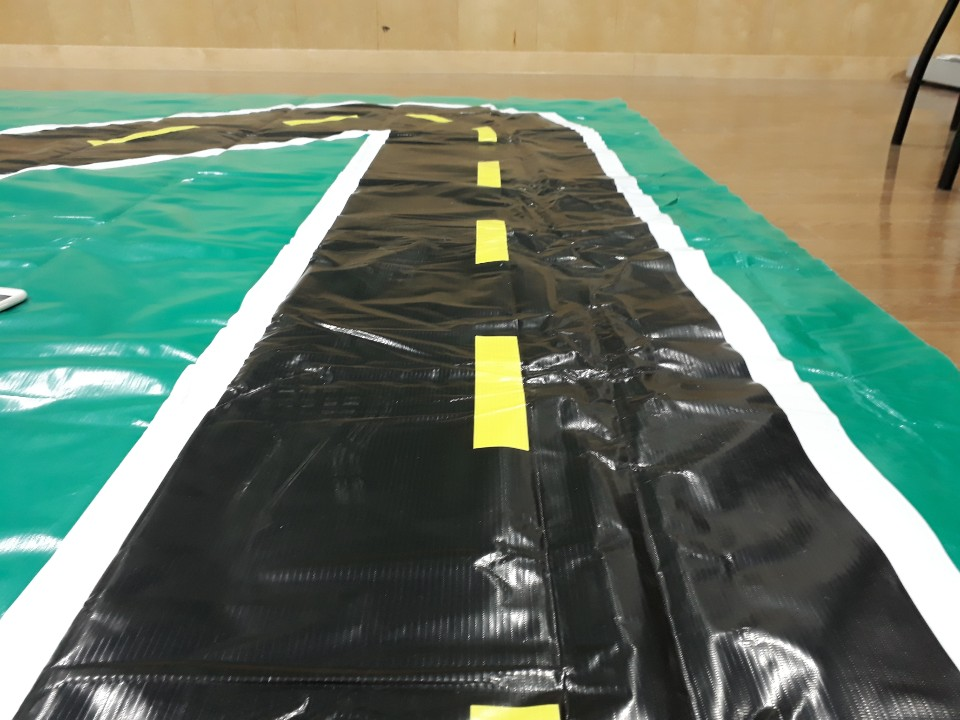
#> input picture lane_raw.jpeg, 960 x 720 px
$ python -i connected_component.py   (imports and definitions only)
#> lines starting #> are read from the running program, lines starting #| are printed output that depends on the picture; after the words box and inside, x2 and y2 are one past the last pixel; in counts of white or black regions, pixels touching at a corner belong together
#> further down, picture is the input picture: shape (720, 960, 3); mean B, G, R 103, 121.4, 104.4
import cv2
import numpy as np


def search_lane_center(image, num=2):
#> called with num = 2
    b, g, r = cv2.split(cv2.GaussianBlur(image, (5, 5), 0))
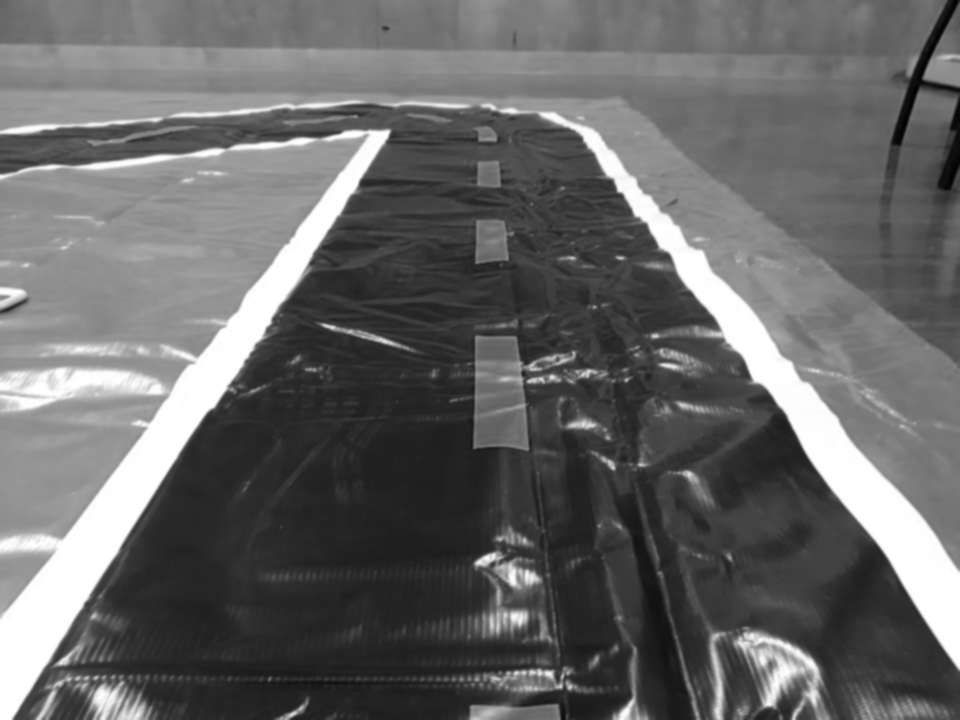
#> b: shape (720, 960); min 1, max 255, mean 103
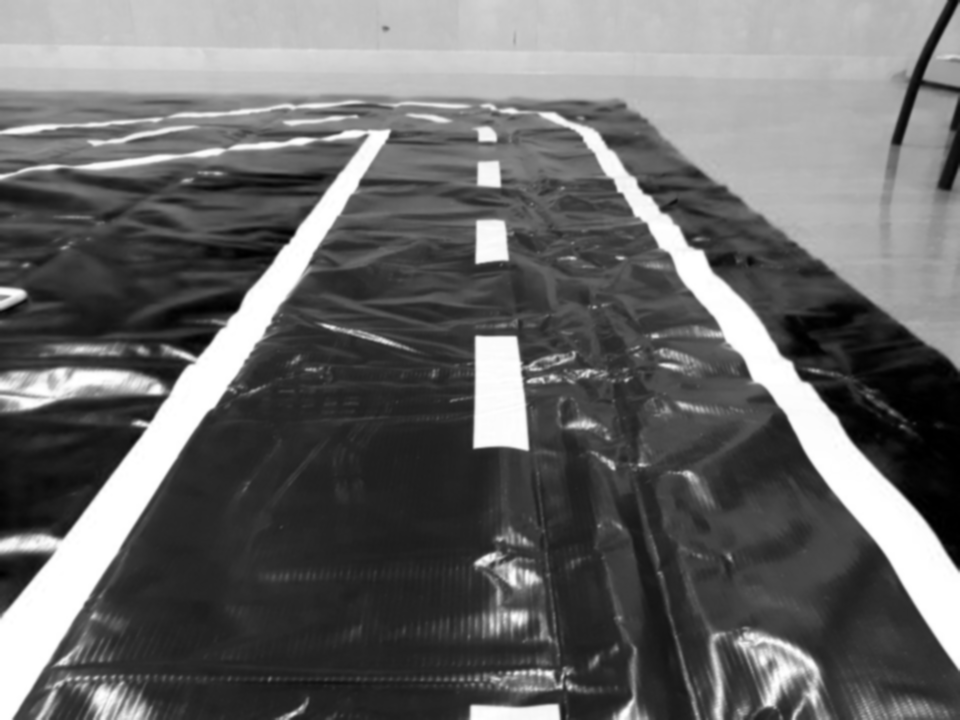
#> r: shape (720, 960); min 0, max 255, mean 104.4
    no_color = cv2.bitwise_and(cv2.bitwise_and(b, g), r)
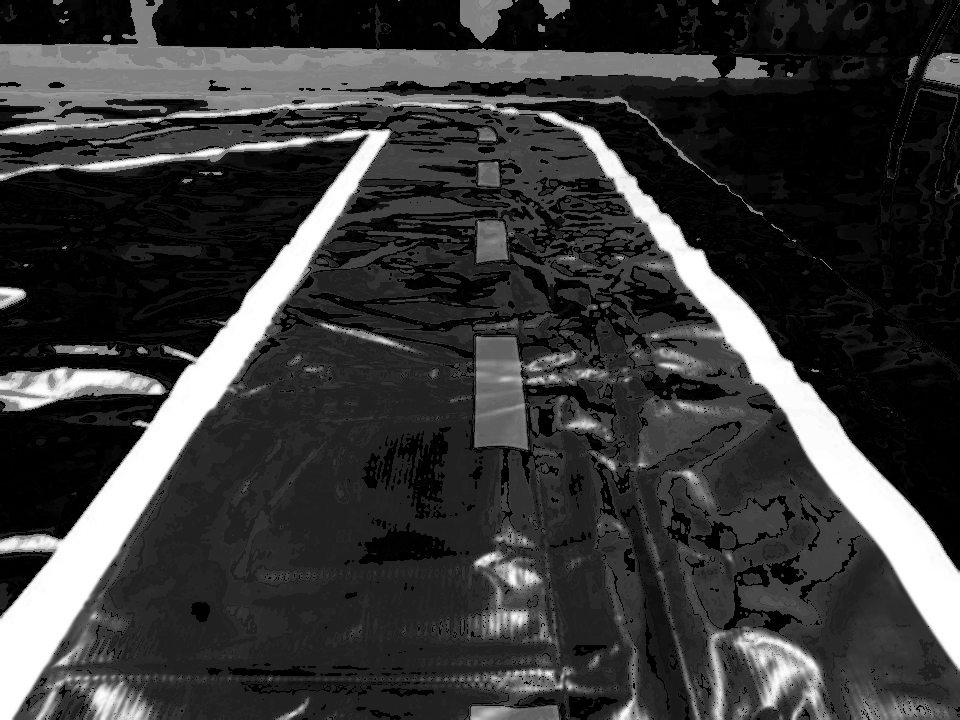
#> no_color: shape (720, 960); min 0, max 255, mean 55.8
    # _, edge = cv2.threshold(no_color, 100, 255, cv2.THRESH_BINARY)
    edge = cv2.adaptiveThreshold(no_color, 255, cv2.ADAPTIVE_THRESH_MEAN_C, cv2.THRESH_BINARY, 91, -45)
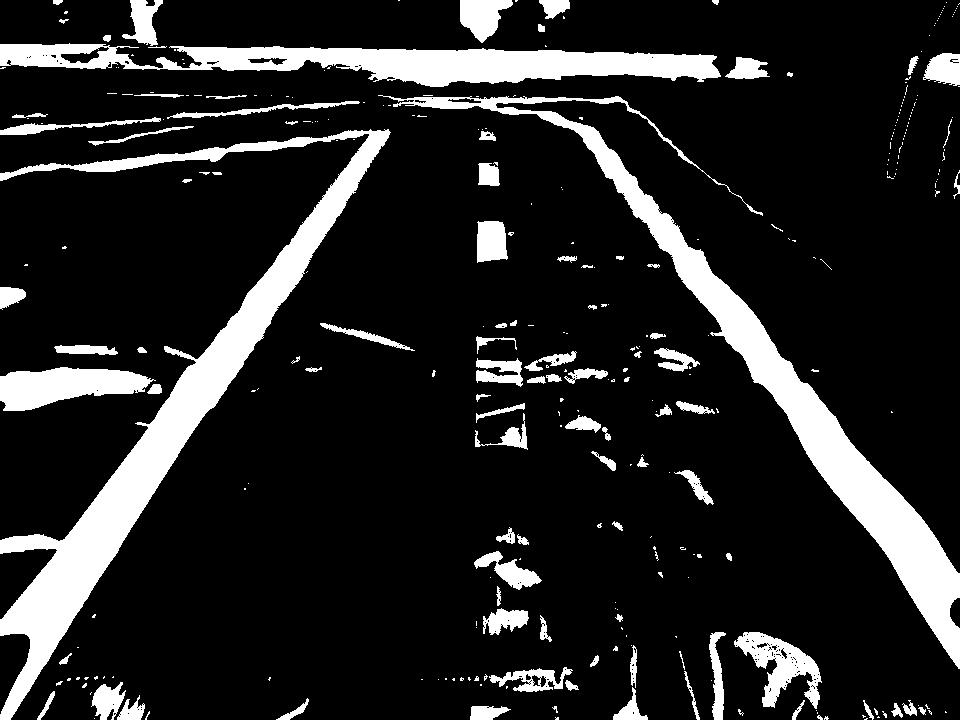
#> edge: shape (720, 960); 14.6% white; 327 white regions (233 under 20 px), largest, box (x1, y1, x2, y2) and area: (0, 129, 391, 720) 29196, (378, 95, 960, 669) 25117, (0, 43, 721, 87) 16065
    edge = cv2.morphologyEx(edge, cv2.MORPH_OPEN, cv2.getStructuringElement(cv2.MORPH_ELLIPSE, (3, 3)), iterations=3)
#> edge: shape (720, 960); 12.9% white; 77 white regions (2 under 20 px), largest, box (x1, y1, x2, y2) and area: (0, 129, 391, 720) 26076, (537, 111, 960, 669) 22886, (185, 46, 720, 87) 12951
    num_labels, labels, stats, centroids = cv2.connectedComponentsWithStats(edge)
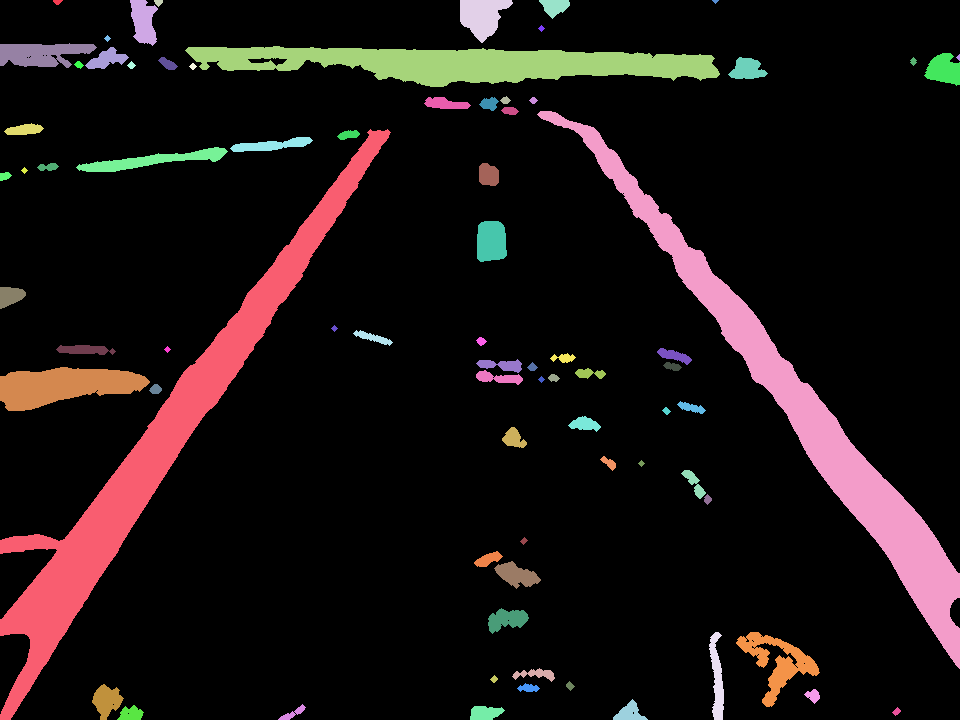
#> labels: shape (720, 960) int32; 78 distinct labels, from 0 to 77; one colour per label, 0 black
#> num_labels = 78; stats = 78 rows, first 6: [0, 0, 960, 720, 602141], [53, 0, 10, 5, 34], [130, 0, 28, 46, 884], [154, 0, 9, 7, 42], [460, 0, 53, 43, 1419], [539, 0, 31, 19, 361]; centroids = 78 pairs, first value 4.57 to 958.1, second value 0.875 to 713.4

    # Map component labels to hue val
    label_hue = np.uint8(179 * labels / np.max(labels))
    blank_ch = 255 * np.ones_like(label_hue)
    labeled_img = cv2.merge([label_hue, blank_ch, blank_ch])

    # cvt to BGR for display
    labeled_img = cv2.cvtColor(labeled_img, cv2.COLOR_HSV2BGR)

    # set bg label to black
    labeled_img[label_hue == 0] = 0
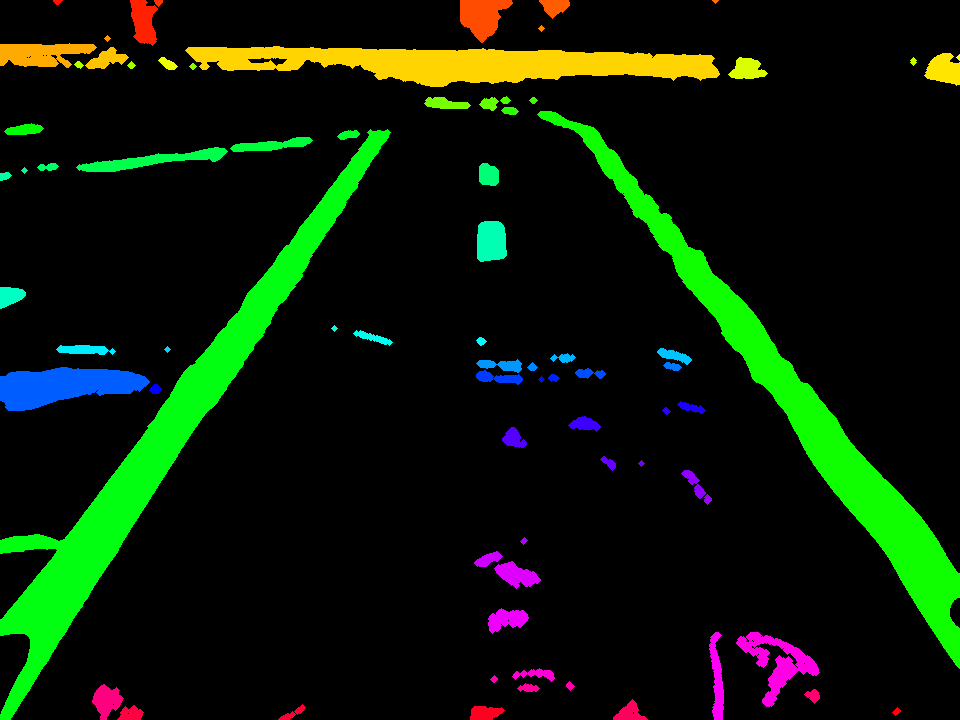
#> labeled_img: shape (720, 960, 3); mean B, G, R 6.3, 26.6, 10.5
    center_list = []
    for i in range(1, num_labels):
        area = stats[i, cv2.CC_STAT_AREA]
        center_point = centroids[i].astype(int)
        center_coord = [center_point[0], center_point[1], area]
        if area > 300:
            center_list.append(center_coord)
#> this loop made 77 passes
#> (area, center_coord) on passes 1, 2, 3, 4, 5, 7, 8, 9, 10, 11, 12, 14: (34, [57, 1, 34]), (884, [143, 21, 884]), (42, [158, 2, 42]), (1419, [481, 15, 1419]), (361, [554, 6, 361]), (25, [541, 28, 25]), (25, [107, 38, 25]), (1665, [40, 53, 1665]), (487, [106, 58, 487]), (12951, [463, 62, 12951]), (814, [943, 69, 814]), (142, [167, 63, 142])
#> area on passes 63, 64, 65, 66, 71, 73: 708, 645, 758, 2103, 678, 365
#> after the loop, center_list = 30 items, first 6: [143, 21, 884], [481, 15, 1419], [554, 6, 361], [40, 53, 1665], [106, 58, 487], [463, 62, 12951]
    center_list.sort(key=lambda e: -e[2])
    center_list = center_list[:num]
#> center_list = [[159, 446, 26076], [802, 412, 22886]]
    center_list.sort(key=lambda e: e[0])
    return center_list, edge

>>> import cv2
>>> picture = cv2.imread('lane_raw.jpeg')
>>> result = search_lane_center(picture)

$ run again, on lane.jpeg
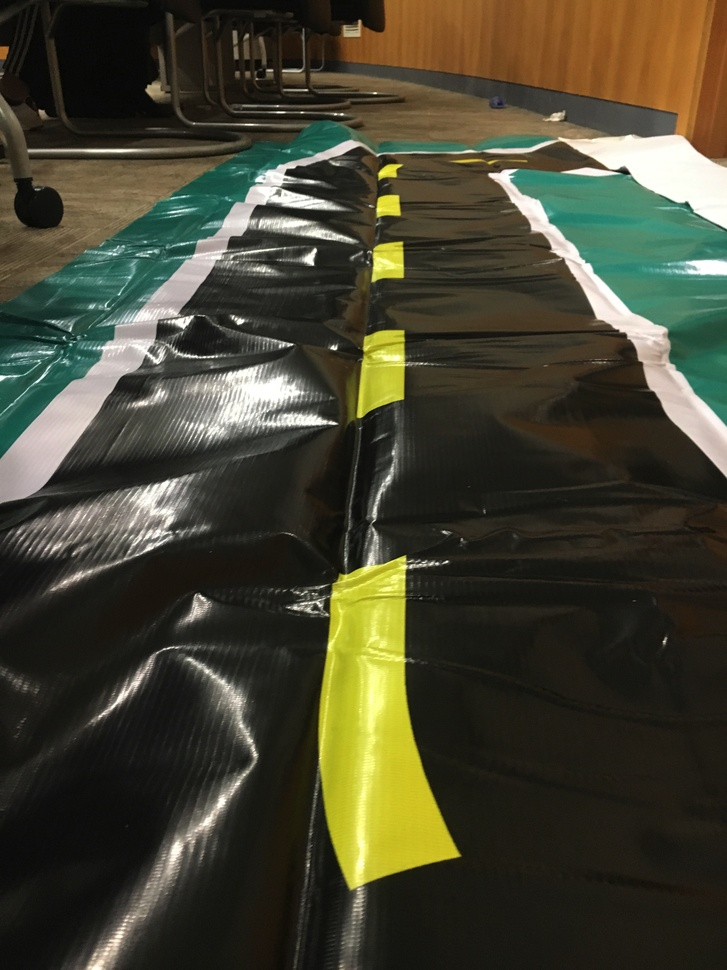
#> input picture lane.jpeg, 727 x 970 px, shrunk from 3024 x 4032 before the run
#> picture is the input picture: shape (970, 727, 3); mean B, G, R 48.8, 66.8, 68.1
#> in search_lane_center, `num_labels, labels, stats, centroids = cv2.connectedComponentsWithStat..`:
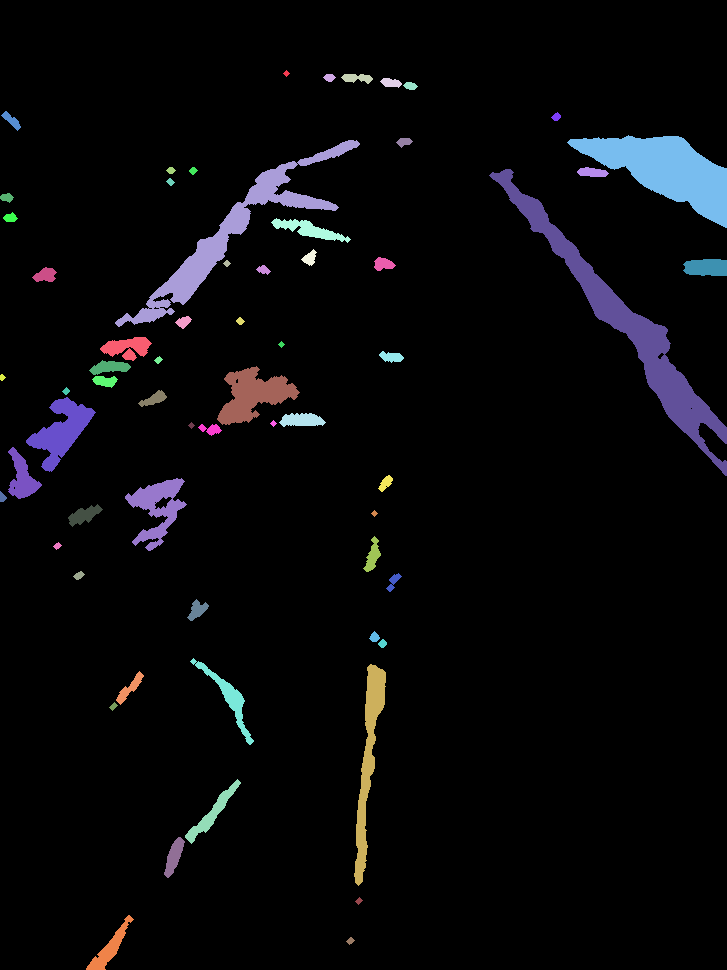
#> labels: shape (970, 727) int32; 64 distinct labels, from 0 to 63; one colour per label, 0 black
#> num_labels = 64; stats = 64 rows, first 6: [0, 0, 727, 970, 662923], [283, 70, 7, 7, 25], [323, 74, 13, 8, 71], [341, 74, 32, 10, 208], [380, 78, 22, 10, 149], [403, 82, 15, 8, 84]; centroids = 64 pairs, first value 1.89 to 706, second value 73 to 947.8
#> in search_lane_center, `labeled_img[label_hue == 0] = 0`:
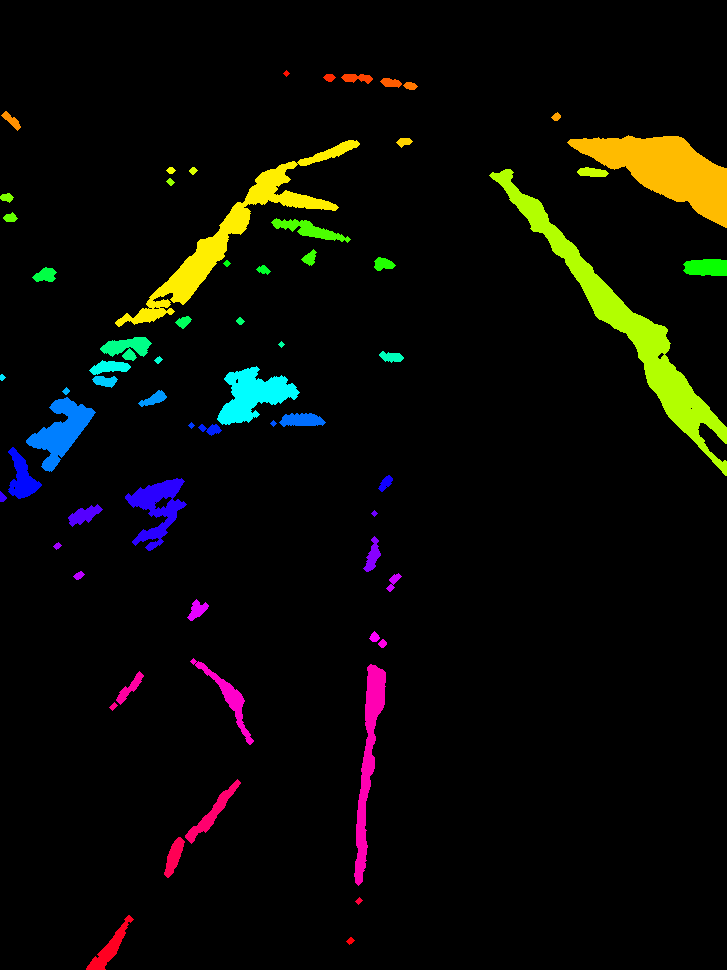
#> labeled_img: shape (970, 727, 3); mean B, G, R 5.2, 10.1, 9.8
#> the loop in search_lane_center, `for i in range(1, num_labels):` made 63 passes
#> (area, center_coord) on passes 1 to 8: (25, [286, 73, 25]), (71, [329, 77, 71]), (208, [356, 77, 208]), (149, [390, 82, 149]), (84, [410, 85, 84]), (156, [11, 120, 156]), (56, [555, 116, 56]), (6873, [665, 169, 6873])
#> after the loop in search_lane_center, `for i in range(1, num_labels):`: center_list = 18 items, first 6: [665, 169, 6873], [232, 234, 5895], [626, 326, 8726], [308, 229, 745], [706, 267, 664], [127, 347, 735]
#> in search_lane_center, `center_list = center_list[:num]`: center_list = [[626, 326, 8726], [665, 169, 6873]]

$ run again, on lens.jpeg
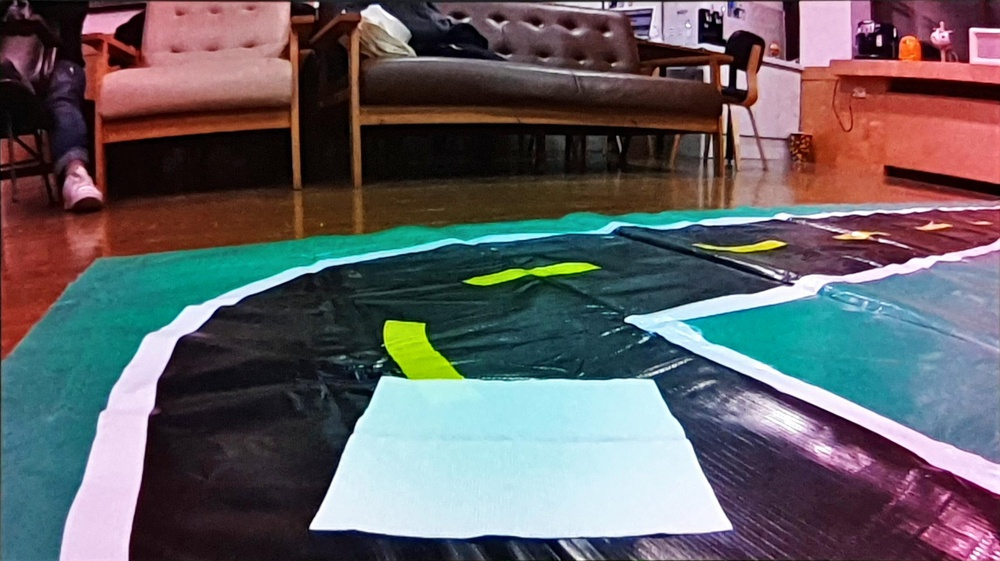
#> input picture lens.jpeg, 1000 x 561 px, shrunk from 2294 x 1288 before the run
#> picture is the input picture: shape (561, 1000, 3); mean B, G, R 100, 96.1, 99.2
#> in search_lane_center, `num_labels, labels, stats, centroids = cv2.connectedComponentsWithStat..`:
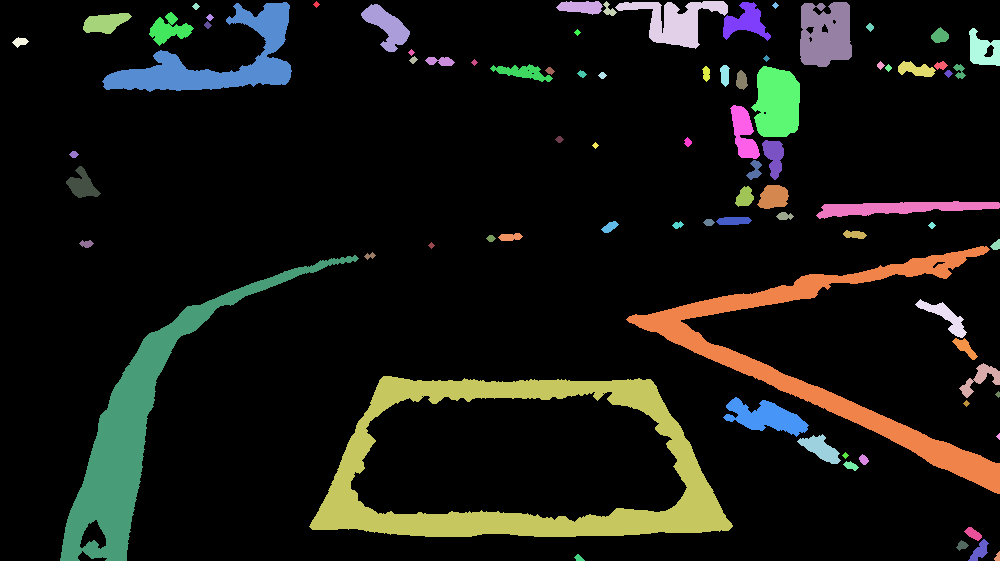
#> labels: shape (561, 1000) int32; 82 distinct labels, from 0 to 81; one colour per label, 0 black
#> num_labels = 82; stats = 82 rows, first 6: [0, 0, 1000, 561, 483155], [313, 1, 7, 7, 25], [556, 1, 47, 14, 464], [603, 1, 14, 15, 97], [615, 1, 113, 48, 2384], [192, 3, 8, 7, 32]; centroids = 82 pairs, first value 19.77 to 998.1, second value 4 to 557.7
#> in search_lane_center, `labeled_img[label_hue == 0] = 0`:
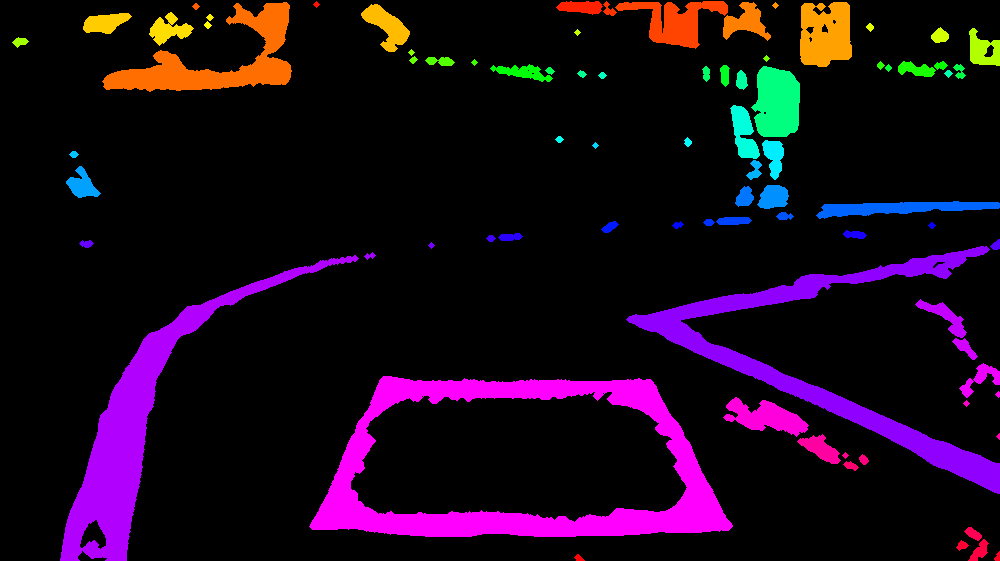
#> labeled_img: shape (561, 1000, 3); mean B, G, R 26, 7.6, 25.9
#> the loop in search_lane_center, `for i in range(1, num_labels):` made 81 passes
#> (area, center_coord) on passes 1 to 8: (25, [316, 4, 25]), (464, [580, 6, 464]), (97, [608, 9, 97]), (2384, [675, 20, 2384]), (32, [195, 6, 32]), (5927, [217, 60, 5927]), (921, [745, 21, 921]), (25, [775, 5, 25])
#> after the loop in search_lane_center, `for i in range(1, num_labels):`: center_list = 24 items, first 6: [580, 6, 464], [675, 20, 2384], [217, 60, 5927], [745, 21, 921], [825, 33, 2796], [386, 26, 1083]
#> in search_lane_center, `center_list = center_list[:num]`: center_list = [[522, 469, 19986], [138, 429, 13446]]
